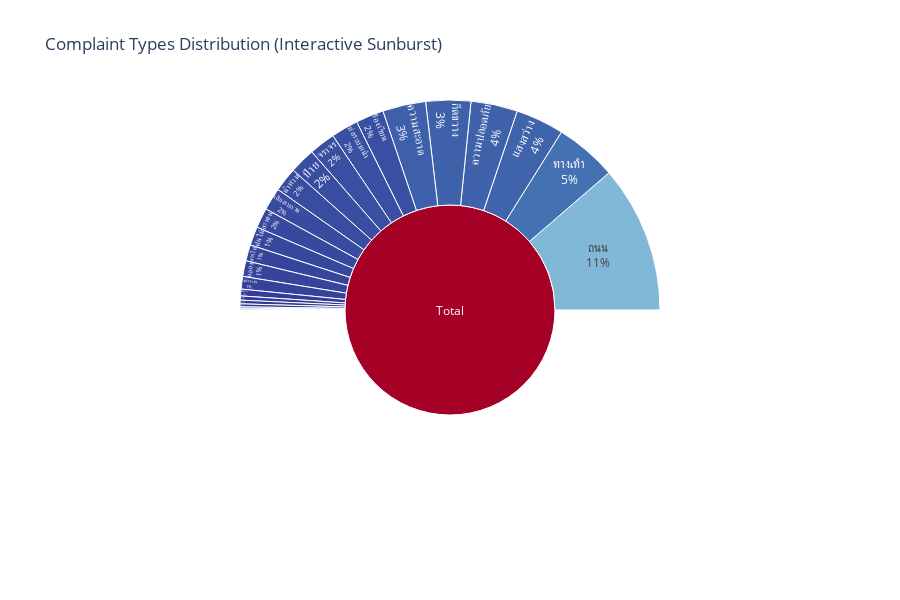

Notebook cell for this chart:
### Markdown cell above
### Graph Visualization 2: Complaint Types Distribution (Sunburst Chart)

### Code cell
# Calculate total complaints by type
complaint_type_totals = daily_data[target_cols].sum().sort_values(ascending=False)

# Create sunburst chart
fig = go.Figure(go.Sunburst(
    labels=['Total'] + complaint_type_totals.index.tolist(),
    parents=[''] + ['Total'] * len(complaint_type_totals),
    values=[complaint_type_totals.sum()] + complaint_type_totals.tolist(),
    marker=dict(colorscale='RdYlBu_r'),
    textinfo='label+percent parent'
))

fig.update_layout(
    title='Complaint Types Distribution (Interactive Sunburst)',
    height=600,
    template='plotly_white'
)

fig.show()

### Figure 1 — Plotly figure (JSON) as saved in the notebook; plotly's stock layout.template omitted (floating-point values rounded to 4 significant figures)
{"data": [{"labels": ["Total", "ถนน", "ทางเท้า", "แสงสว่าง", "ความปลอดภัย", "กีดขวาง", "ความสะอาด", "ร้องเรียน", "ท่อระบายน้ำ", "จราจร", "ป้าย", "น้ำท่วม", "เสียงรบกวน", "สะพาน", "ต้นไม้", "สายไฟ", "คลอง", "สัตว์จรจัด", "PM2.5", "คนจรจัด", "สอบถาม", "เสนอแนะ", "การเดินทาง", "ห้องน้ำ", "ป้ายจราจร"], "marker": {"colorscale": [[0, "rgb(49,54,149)"], [0.1, "rgb(69,117,180)"], [0.2, "rgb(116,173,209)"], [0.3, "rgb(171,217,233)"], [0.4, "rgb(224,243,248)"], [0.5, "rgb(255,255,191)"], [0.6, "rgb(254,224,144)"], [0.7, "rgb(253,174,97)"], [0.8, "rgb(244,109,67)"], [0.9, "rgb(215,48,39)"], [1, "rgb(165,0,38)"]]}, "parents": ["", "Total", "Total", "Total", "Total", "Total", "Total", "Total", "Total", "Total", "Total", "Total", "Total", "Total", "Total", "Total", "Total", "Total", "Total", "Total", "Total", "Total", "Total", "Total", "Total"], "textinfo": "label+percent parent", "type": "sunburst", "values": [1148903, 260422, 109375, 85482, 82448, 79385, 76347, 49406, 48036, 46338, 45543, 42847, 39773, 35377, 32958, 28607, 27768, 22261, 11939, 7384, 6477, 5206, 2316, 1802, 1406]}], "layout": {"height": 600, "title": {"text": "Complaint Types Distribution (Interactive Sunburst)"}}}
